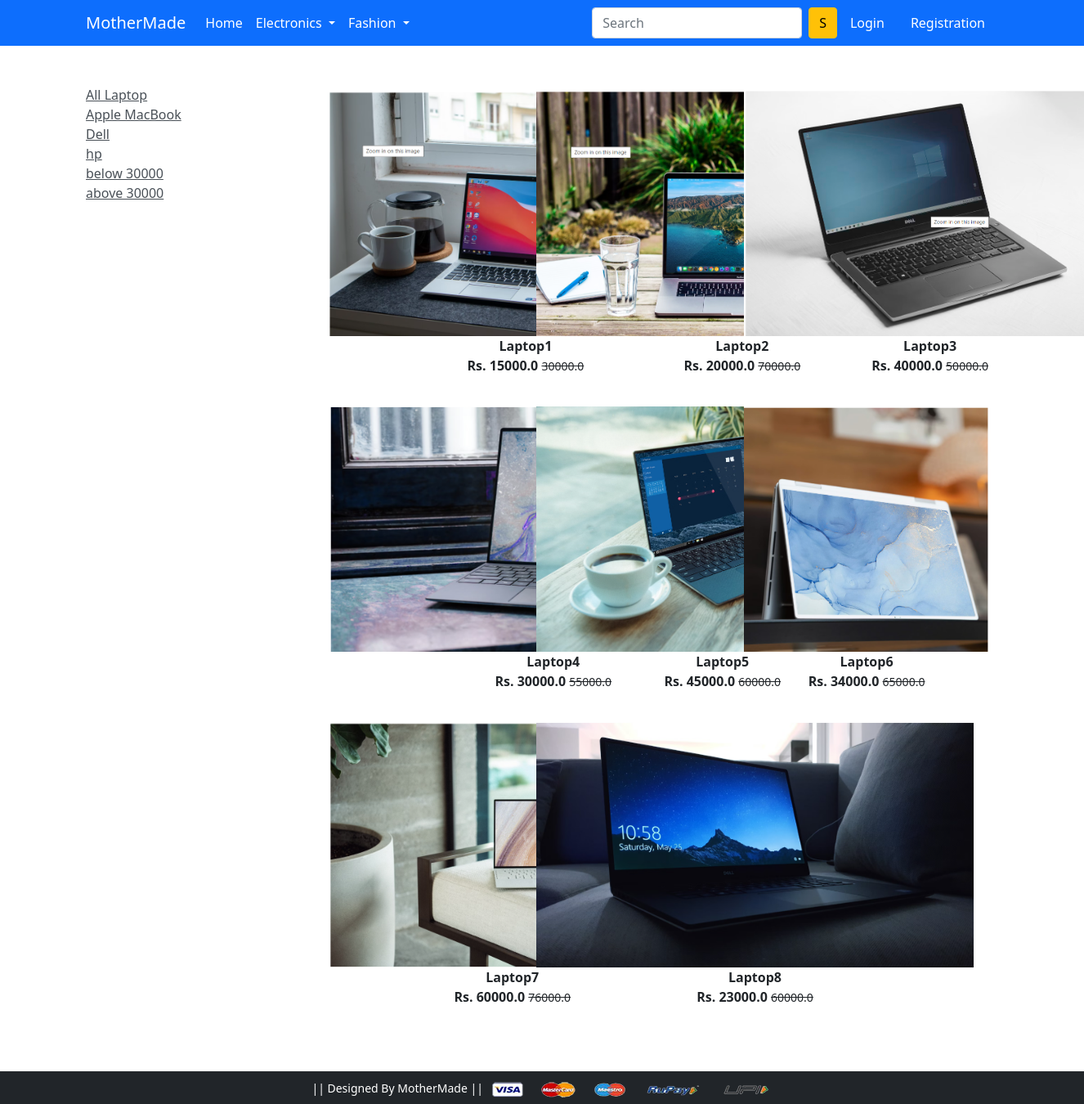
The app's page /laptop/ with its own data.
### app/models.py (models this page shows, shortened)
class Product(models.Model):
    title = models.CharField(max_length=100)
    selling_price = models.FloatField()
    discounted_price = models.FloatField()
    description = models.TextField()
    brand = models.CharField(max_length=100)
    categury = models.CharField(choices = CATEGORY_CHOICES, max_length=2)
    Product_image = models.ImageField(upload_to='productimg')

### app/views.py (the view)
# urls.py: path('laptop/', views.Laptop, name = 'laptop'),
def Laptop(request, data = None):
    if data == None:
        laptop = Product.objects.filter(categury = 'L')
    elif data == 'Apple-MacBook' or data == 'Dell' or data == 'hp':
        laptop = Product.objects.filter(categury = 'L').filter(brand = data)
    elif data == 'below':
        laptop = Product.objects.filter(categury = 'L').filter(discounted_price__lt = 30000)
    elif data == 'above':
        laptop = Product.objects.filter(categury = 'L').filter(discounted_price__gt = 30000)
    totalitem = 0
    if request.user.is_authenticated:
        totalitem = len(Cart.objects.filter(user = request.user))
    return render(request, 'app/Laptop.html',{'laptop':laptop, 'totalitem':totalitem})

### app/templates/app/Laptop.html (shortened to what this page needs)
{% extends 'app/base.html' %}
{% load static %}
{% block main-content %}
<div class="container my-5">
 <div class="row">
  <div class="col-sm-3">
   <div class="list-group">
    <a href=" {% url 'laptop' %} " class="list-goup-item list-group-item-action"
        aria-current="true"> All Laptop </a>
    <a href=" {% url 'laptopdata' 'Apple-MacBook' %} "class="list-goup-item list-group-item-action"aria-current="true"> Apple MacBook </a>
    <a href=" {% url 'laptopdata' 'Dell' %}" class="list-goup-item list-group-item-action"> Dell </a>
    <a href=" {% url 'laptopdata' 'hp' %}" class="list-goup-item list-group-item-action"> hp </a>
    <a href=" {% url 'laptopdata' 'below' %}" class="list-goup-item list-group-item-action"> below 30000</a>
    <a href=" {% url 'laptopdata' 'above' %}" class="list-goup-item list-group-item-action"> above 30000</a>
   </div>
  </div>
  <div class="col-sm-8">
   <div class='row'>
    {% for product in laptop %}
        <div class='col-sm-4 text-center mb-4'>
          <a href="{% url 'product-detail' product.id %}" class="btn">
            <div class="item">
              <img src=" {{product.Product_image.url}} " alt="" height=300 class=" ">
              <div class="fw-bold"> {{product.title}} </div>
              <div class="fw-bold">Rs. {{product.discounted_price}}
                <small class="fw-light text-decoration-line-through"> {{product.selling_price}}
                </small></div>
            </div>
          </a>
        </div>
    {% endfor %}
   </div>
  </div>
 </div>
</div>
{% endblock main-content %}

### records on screen
Product: Product_image (picture), title "Laptop1", discounted_price "15000.0", selling_price "30000.0"
Product: Product_image (picture), title "Laptop2", discounted_price "20000.0", selling_price "70000.0"
Product: Product_image (picture), title "Laptop3", discounted_price "40000.0", selling_price "50000.0"
Product: title "Laptop4", discounted_price "30000.0", selling_price "55000.0"
Product: Product_image (picture), title "Laptop5", discounted_price "45000.0", selling_price "60000.0"
Product: Product_image (picture), title "Laptop6", discounted_price "34000.0", selling_price "65000.0"
Product: Product_image (picture), title "Laptop7", discounted_price "60000.0", selling_price "76000.0"
Product: Product_image (picture), title "Laptop8", discounted_price "23000.0", selling_price "60000.0"
